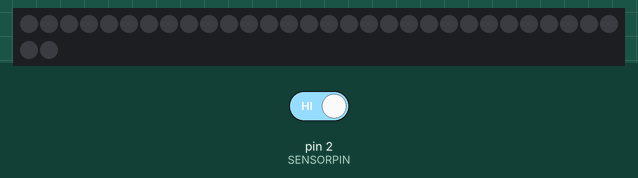
Recording of a sketch running on a simulated Arduino Uno, built with avr-gcc and run on an emulated ATmega328P. Shown: 32 RGB LEDs in strip order, left to right, continuing on the next row. The inputs (shaded band) are chosen by the test bench; at power-on: pin 2 (SENSORPIN) HIGH.

Above: at 1.2 s.
1.3 s: pin 2 (SENSORPIN) driven LOW
At 2.5 s:
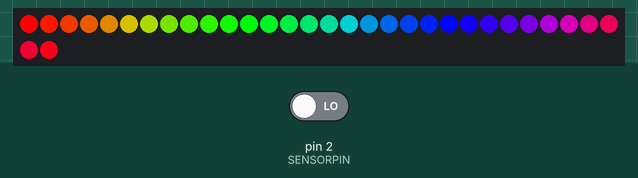
2.8 s: pin 2 (SENSORPIN) driven HIGH
At 3.1 s:
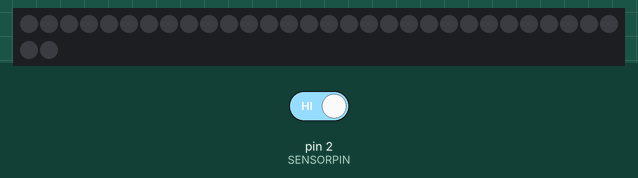
Timing chart, 0 to 5.8 s (numbered marks = the images above; inputs shaded):
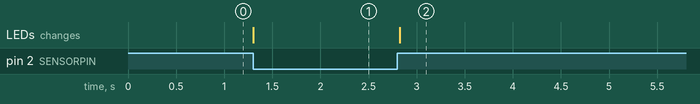

The sketch:

HairwareLamp_Ars.ino
```cpp
#include <Adafruit_NeoPixel.h>
#define PIN 13
#define SENSORPIN 2
int buttonState = 0;
Adafruit_NeoPixel strip = Adafruit_NeoPixel(32, PIN, NEO_GRB + NEO_KHZ800);


void setup() {
  strip.begin();
  strip.show();
  pinMode(SENSORPIN, INPUT);
  digitalWrite(SENSORPIN,HIGH);

}
void loop() {

buttonState = digitalRead(SENSORPIN);


  if (buttonState == LOW) {
     // for (int i=0;i<32;i++) {strip.setPixelColor(i, 255, 0, 255); }
    rainbowCycle(20);
  }
  else{
      for (int i=0;i<32;i++) {strip.setPixelColor(i, 0, 0, 0); }
    }
  strip.show();

  }

  void rainbowCycle(uint8_t wait) {
  uint16_t i, j;

  //for(j=0; j<256*5; j++) { // 5 cycles of all colors on wheel (era 256*5
    for(i=0; i< strip.numPixels(); i++) {
      strip.setPixelColor(i, Wheel(((i * 256 / strip.numPixels()) + j) & 255));
    }
    strip.show();
    delay(wait);
  }
//}

// Input a value 0 to 255 to get a color value.
// The colours are a transition r - g - b - back to r.
uint32_t Wheel(byte WheelPos) {
  WheelPos = 255 - WheelPos;
  if(WheelPos < 85) {
    return strip.Color(255 - WheelPos * 3, 0, WheelPos * 3);
  }
  if(WheelPos < 170) {
    WheelPos -= 85;
    return strip.Color(0, WheelPos * 3, 255 - WheelPos * 3);
  }
  WheelPos -= 170;
  return strip.Color(WheelPos * 3, 255 - WheelPos * 3, 0);
}
```

Measured:
- after the input at 1.3 s, the LEDs: change at once (image 1)
- after the input at 2.8 s, the LEDs: change at once (image 2)
